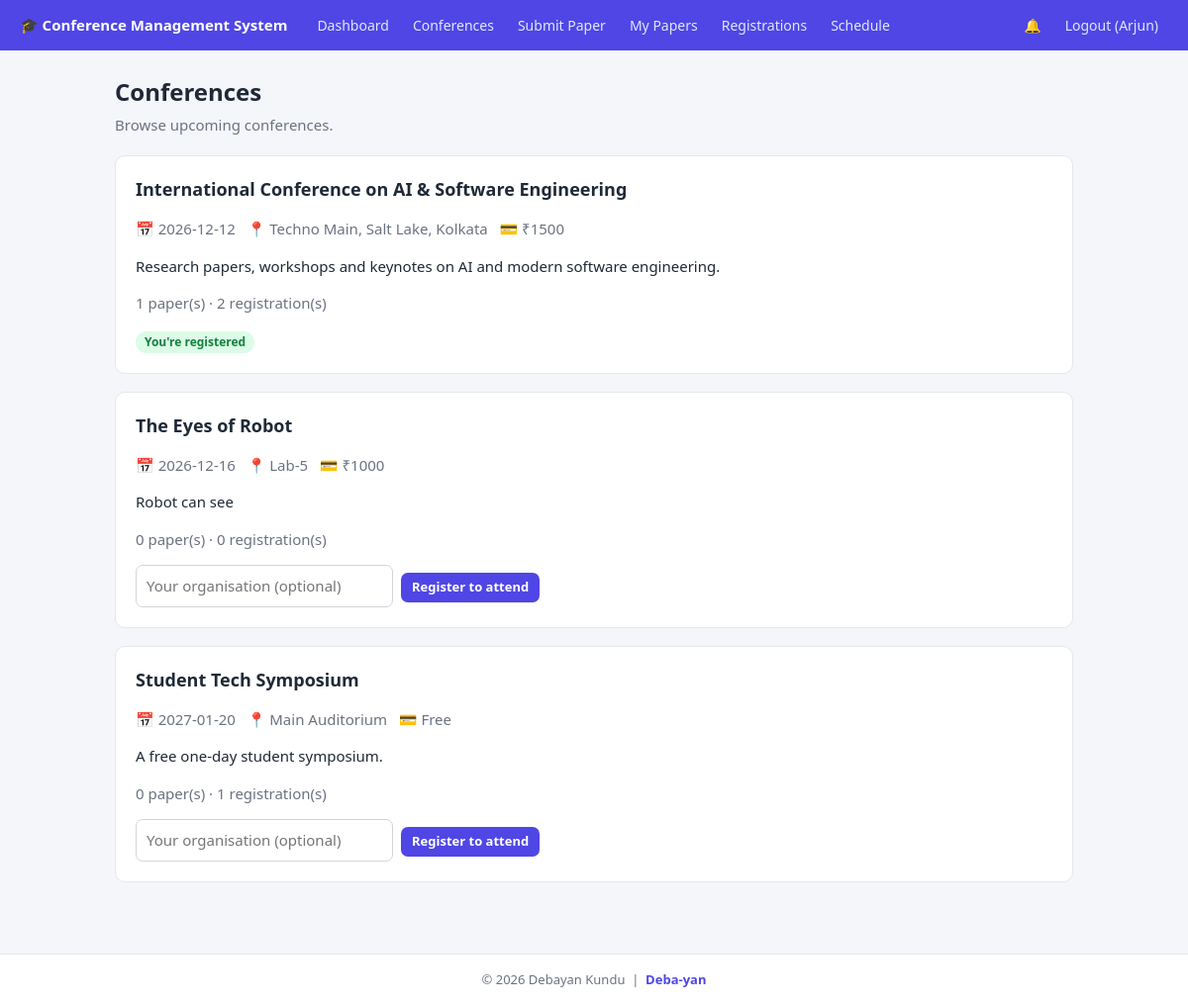
Screenshot of /conferences (signed in) with the database file from the repository.
### tables this page shows
CREATE TABLE users(id INTEGER PRIMARY KEY, name TEXT, email TEXT UNIQUE,
  password TEXT, role TEXT, created_at TEXT);

CREATE TABLE conferences(id INTEGER PRIMARY KEY, name TEXT, date TEXT, venue TEXT,
  description TEXT, fee REAL DEFAULT 0, created_at TEXT);

### app.py (the view, shortened to what this page needs)
@app.route("/conferences", methods=["GET", "POST"])
@login_required()
def conferences():
    rows = q("""SELECT c.*, (SELECT COUNT(*) FROM papers WHERE conference_id=c.id) papers,
                (SELECT COUNT(*) FROM registrations WHERE conference_id=c.id) regs
                FROM conferences c ORDER BY date""")
    mine = {r["conference_id"] for r in q("SELECT conference_id FROM registrations WHERE user_id=?", (g.user["id"],))}
    return render_template("conferences.html", rows=rows, mine=mine)

### app.py (called while the page is built)
def db():
    if "db" not in g:
        g.db = sqlite3.connect(DB); g.db.row_factory = sqlite3.Row
    return g.db

def q(sql, args=(), one=False):
    cur = db().execute(sql, args); rows = cur.fetchall()
    return (rows[0] if rows else None) if one else rows

@app.before_request
def load_user():
    g.user = q("SELECT * FROM users WHERE id=?", (session["uid"],), one=True) if "uid" in session else None

@app.context_processor
def inject():
    unread = q("SELECT COUNT(*) c FROM notifications WHERE user_id=? AND is_read=0",
               (g.user["id"],), one=True)["c"] if g.user else 0
    return dict(user=g.user, unread=unread)

def login_required(*roles):
    def deco(f):
        @wraps(f)
        def wrap(*a, **k):
            if not g.user:
                flash("Please log in first.", "error"); return redirect(url_for("login"))
            if roles and g.user["role"] not in roles:
                flash("You don't have access to that page.", "error"); return redirect(url_for("dashboard"))
            return f(*a, **k)
        return wrap
    return deco

### templates/conferences.html (shortened to what this page needs)
{% extends "base.html" %}{% block title %}Conferences{% endblock %}{% block body %}
<h1>Conferences</h1><p class="sub">Browse upcoming conferences.</p>
{% for c in rows %}<div class="card"><h2>{{ c.name }}</h2>
<p class="muted">📅 {{ c.date }} &nbsp; 📍 {{ c.venue }} &nbsp; 💳 {{ '₹%.0f'|format(c.fee) if c.fee else 'Free' }}</p><p>{{ c.description }}</p>
<p class="muted">{{ c.papers }} paper(s) · {{ c.regs }} registration(s)</p>
{% if user.role!='admin' %}{% if c.id in mine %}<span class="tag Confirmed">You're registered</span>
{% else %}<form class="inline" method="post" action="{{ url_for('join', cid=c.id) }}">
<input name="affiliation" placeholder="Your organisation (optional)" style="width:260px;margin-right:8px"><button class="btn sm">Register to attend</button></form>{% endif %}{% endif %}
</div>{% else %}<div class="card empty">No conferences yet.</div>{% endfor %}{% endblock %}

### templates/base.html (shortened to what this page needs)
<!doctype html><html lang="en"><head><meta charset="utf-8"><meta name="viewport" content="width=device-width,initial-scale=1">
<link rel="stylesheet" href="{{ url_for('static', filename='style.css') }}">
</head><body>
<nav><span class="logo">🎓 Conference Management System</span>
{% if user %}
<a href="{{ url_for('dashboard') }}">Dashboard</a>
<a href="{{ url_for('conferences') }}">Conferences</a>
{% if user.role=='author' %}<a href="{{ url_for('submit') }}">Submit Paper</a><a href="{{ url_for('papers') }}">My Papers</a>{% endif %}
{% if user.role!='admin' %}<a href="{{ url_for('my_registrations') }}">Registrations</a>{% endif %}
<a href="{{ url_for('schedule') }}">Schedule</a>
<a href="{{ url_for('notifications') }}">🔔{% if unread %}<span class="badge">{{ unread }}</span>{% endif %}</a>
<a href="{{ url_for('logout') }}">Logout ({{ user.name.split()[0] }})</a>
{% endif %}</nav>
<main>{% with m = get_flashed_messages(with_categories=true) %}{% for c,t in m %}<div class="flash {{ c }}">{{ t }}</div>{% endfor %}{% endwith %}
{% block body %}{% endblock %}</main>
<footer class="site-footer">&copy; 2026 Debayan Kundu &nbsp;|&nbsp; <a href="https://github.com/Deba-yan" target="_blank" rel="noopener">Deba-yan</a></footer>
</body></html>

### static/style.css (style rules this page uses)
:root { --bg:#f5f6fa;--card:#fff;--ink:#1f2937;--mute:#6b7280;--brand:#4f46e5;--brand-d:#4338ca;--line:#e5e7eb;--ok:#15803d;--okbg:#dcfce7;--err:#b91c1c;--errbg:#fee2e2 }
* { box-sizing:border-box }
body { margin:0;font:15px/1.5 system-ui,-apple-system,Segoe UI,Roboto,sans-serif;background:var(--bg);color:var(--ink) }
nav { background:var(--brand);color:#fff;display:flex;flex-wrap:wrap;align-items:center;gap:4px;padding:0 20px }
nav .logo { font-weight:700;margin-right:16px;padding:14px 0 }
nav a { color:#e0e7ff;text-decoration:none;padding:14px 10px;font-size:14px }
main { max-width:1000px;margin:24px auto;padding:0 16px }
h1 { font-size:24px;margin:0 0 4px }
h2 { font-size:18px;margin:0 0 12px }
.sub { color:var(--mute);margin:0 0 20px }
.card { background:var(--card);border:1px solid var(--line);border-radius:10px;padding:20px;margin-bottom:18px }
input,select,textarea { width:100%;padding:9px 10px;border:1px solid #d1d5db;border-radius:7px;font:inherit;background:#fff }
button,.btn { display:inline-block;background:var(--brand);color:#fff;border:0;border-radius:7px;padding:9px 16px;font:inherit;font-weight:600;cursor:pointer;text-decoration:none;margin-top:14px }
.btn.sm { padding:5px 11px;font-size:13px;margin:0 }
.tag { display:inline-block;padding:2px 9px;border-radius:99px;font-size:12px;font-weight:600;background:#e5e7eb }
.tag.Accepted,.tag.Paid,.tag.Confirmed { background:var(--okbg);color:var(--ok) }
.muted { color:var(--mute) }
.inline { display:inline }
.inline button { margin:0 }

### templates/base.html (style rules this page uses)
body { min-height:100vh;display:flex;flex-direction:column }
main { flex:1 0 auto;width:100% }
.site-footer { flex-shrink:0;background:#fff;border-top:1px solid #e5e7eb;color:#6b7280;font-size:13px;text-align:center;padding:16px;margin-top:30px }
.site-footer a { color:#4f46e5;font-weight:600;text-decoration:none }

### rows the page displays
users: name "Arjun"
conferences: name "International Conference on AI & Software Engineering", date "2026-12-12", venue "Techno Main, Salt Lake, Kolkata", fee "₹1500", description "Research papers, workshops and keynotes on AI and modern software engineering.", papers "1", regs "2", shows "You're registered"
conferences: name "The Eyes of Robot", date "2026-12-16", venue "Lab-5", fee "₹1000", description "Robot can see", papers "0", regs "0"
conferences: name "Student Tech Symposium", date "2027-01-20", venue "Main Auditorium", fee "Free", description "A free one-day student symposium.", papers "0", regs "1"
